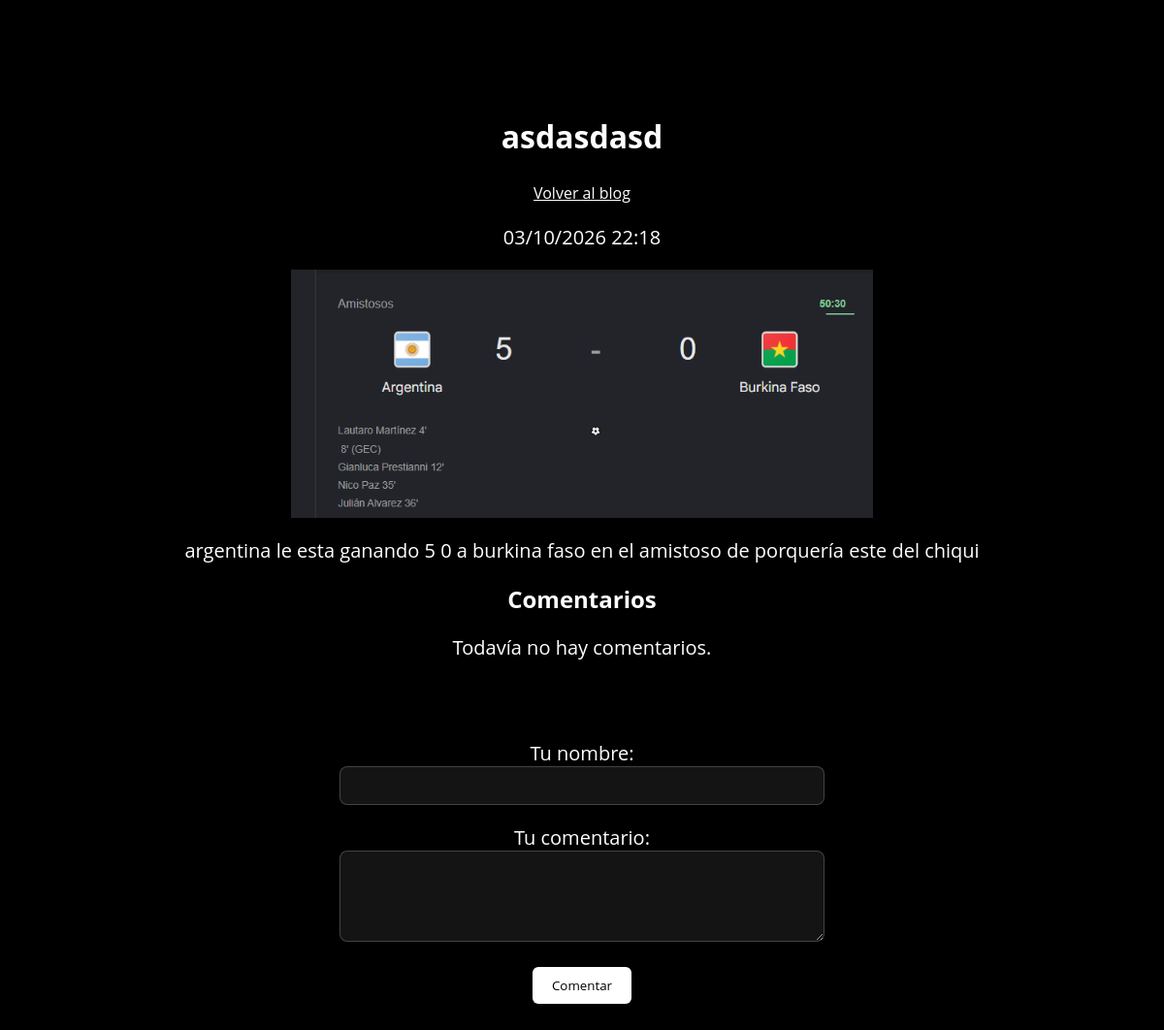
The page /blog/1/ on the database as committed earlier.
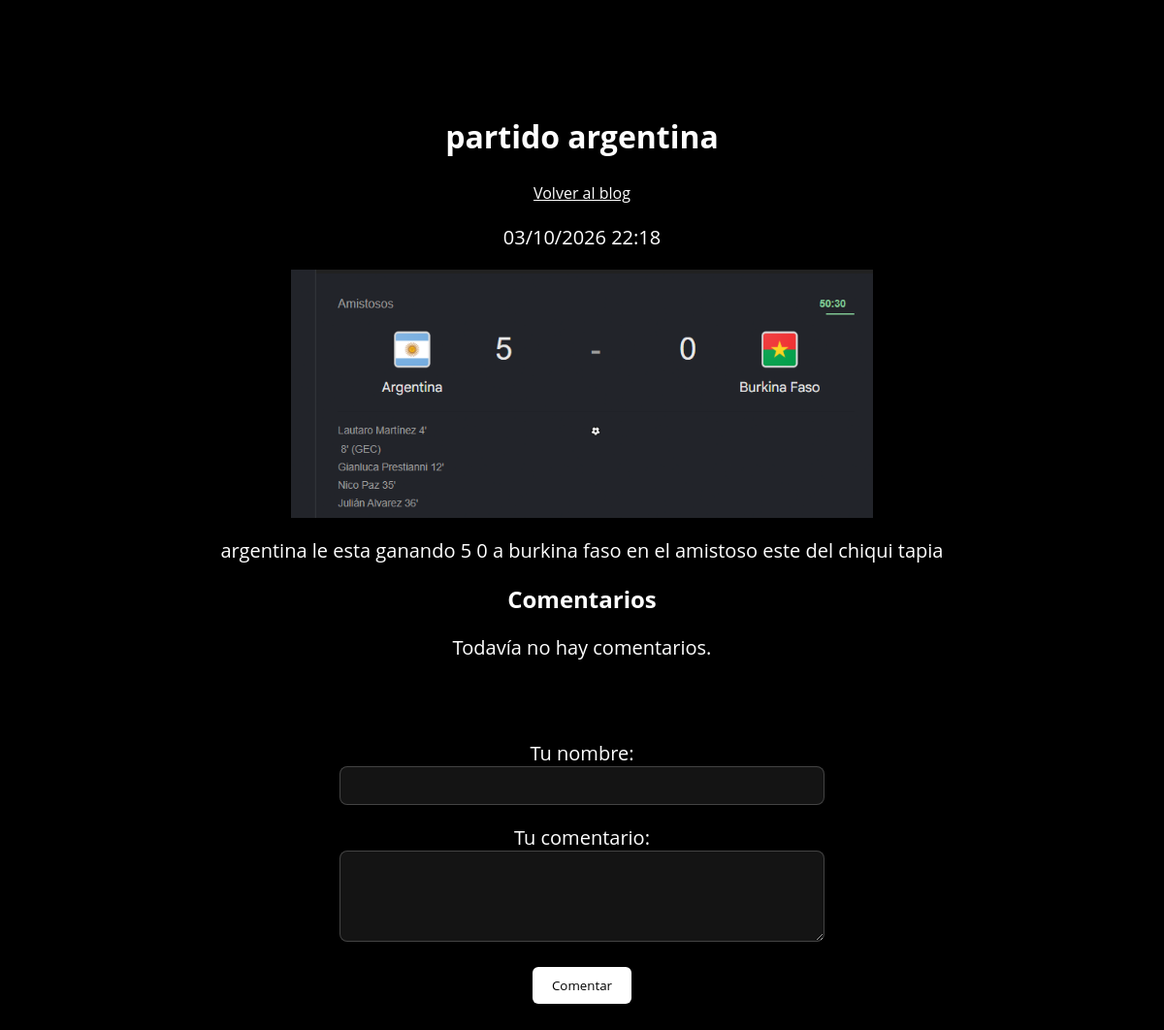
The same page on the database as committed later.
### blog/models.py (models this page shows, shortened)
class Post(models.Model):
    titulo = models.CharField(max_length=200)
    contenido = models.TextField()
    imagen = models.ImageField(upload_to='posts/', blank=True)
    creado = models.DateTimeField(auto_now_add=True)
    class Meta:
        ordering = ['-creado']

### blog/views.py (the view)
# urls.py: path('<int:pk>/', views.detalle, name='detalle'),
def detalle(request, pk):
    post = get_object_or_404(Post, pk=pk)
    if request.method == 'POST':
        form = ComentarioForm(request.POST)
        if form.is_valid():
            comentario = form.save(commit=False)
            comentario.post = post
            comentario.save()
            return redirect('blog:detalle', pk=post.pk)
    else:
        form = ComentarioForm()
    contexto = {
        'post': post,
        'comentarios': post.comentarios.all(),
        'form': form,
    }
    return render(request, 'blog/detalle.html', contexto)

### blog/forms.py
class ComentarioForm(forms.ModelForm):
    class Meta:
        model = Comentario
        fields = ['autor', 'texto']
        labels = {'autor': 'Tu nombre', 'texto': 'Tu comentario'}
        widgets = {'texto': forms.Textarea(attrs={'rows': 4})}

### blog/templates/blog/detalle.html (shortened to what this page needs)
{% load static %}
<!DOCTYPE html>
<html lang="es">
<head>
<link rel="stylesheet" href="{% static 'core/mystyle.css' %}">
</head>
<body>
    <div class="container-fluid">
        <h1>{{ post.titulo }}</h1>
        <p><a href="{% url 'blog:lista' %}">Volver al blog</a></p>
        <p>{{ post.creado|date:"d/m/Y H:i" }}</p>
        {% if post.imagen %}
        <img src="{{ post.imagen.url }}" alt="{{ post.titulo }}" style="max-width: 600px; display: block; margin: 0 auto;">
        {% endif %}
        {{ post.contenido|linebreaks }}
        <h2>Comentarios</h2>
        {% for comentario in comentarios %}
        <p><strong>{{ comentario.autor }}</strong> ({{ comentario.creado|date:"d/m/Y H:i" }}): {{ comentario.texto }}</p>
        {% empty %}
        <p>Todavía no hay comentarios.</p>
        {% endfor %}
        <h3>Dejá tu comentario</h3>
        <form method="post" class="contact-form">
            {{ form.as_p }}
            <button type="submit" style="display: block; margin: 0 auto;">Comentar</button>
        </form>
    </div>
</body>
</html>

Rows that differ between the two databases and show on the page:
changed Post: titulo "asdasdasd" → "partido argentina"; contenido "argentina le esta ganando 5 0 a burkina faso en el amistoso de porquería este del chiqui" → "argentina le esta ganando 5 0 a burkina faso en el amistoso este del chiqui tapia"
